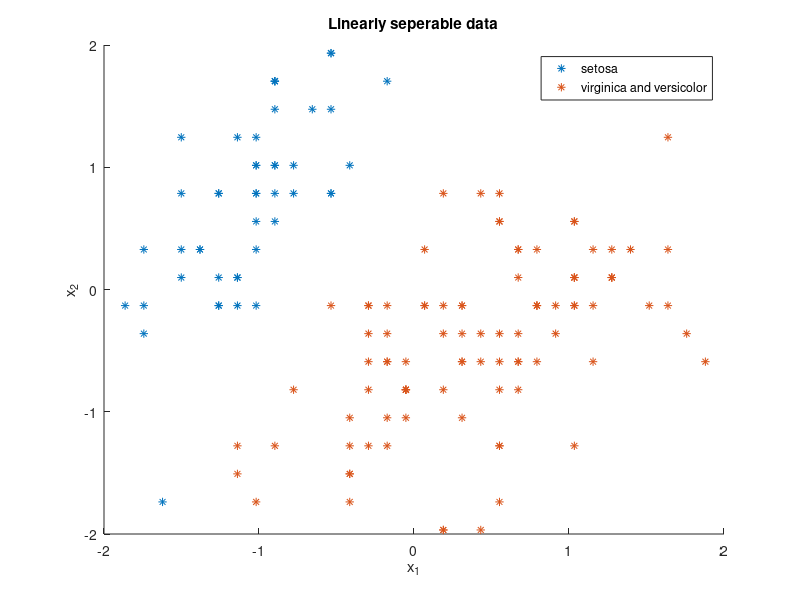

Write MATLAB code to recreate this figure. (Note: this script raises an error after producing the figure.)
%% SVM using Sequential Minimal Optimization (Simplified SMO)

clear all; clc;
load fisheriris
%Zscore Normalization

meas(:,1:end)=zscore(meas(:,1:end));

%% Inputs  & Target of inputs

y = zeros(length(species),1);
for i = 1:length(species)
  %We are clumping versicolor and virginica together.
  if strcmp(species{i,1},'setosa')
    s = 1;
  else 
    s = -1;   
  end
  y(i) = s;
end
iris = [meas y];
iris = iris(randperm(size(iris,1)),:); % Shuffle data around
[N,~] = size(iris);

x = iris(:,1:4);
y = iris(:,5);


%% Plot of Input
figure
hold on
scatter(x(y==1,1),x(y==1,2),'*b')
scatter(x(y==-1,1),x(y==-1,2),'*r')
axis ([-2 2 -2 2])
title('Linearly seperable data')
xlabel('{x_1}'),ylabel('{x_2}')
legend('setosa','virginica and versicolor')
hold off

%% Total number of data points
N = length(meas);

%Regularization parameter, C (optimal) using Cross-Validation techniques
C = 0.5;

%Tolerence
tol = 10e-5;

%Lagrange Multipliers
alpha = zeros(N,1);

%Initialize Bias
bias = 0;

%Sequential Minimal Optimization (SMO) Algorithm

while (1)
    
    changed_alphas=0;
    N=size(y,1);
    fprintf('Possible support vectors: %d',N)
    
    for i=1:N
        Ei=sum(alpha.*y.*k(x,x(i,:),'l'))-y(i);
        if ((Ei*y(i) < -tol) && alpha(i) < C) || (Ei*y(i) > tol && (alpha(i) > 0))
            
            for j=[1:i-1,i+1:N]
                Ej=sum(alpha.*y.*K(x,x(j,:),'l'))-y(j);
                  alpha_iold=alpha(i);
                  alpha_jold=alpha(j);
                  if y(i)~=y(j)
                      L=max(0,alpha(j)-alpha(i));
                      H=min(C,C+alpha(j)-alpha(i));
                  else 
                      L=max(0,alpha(i)+alpha(j)-C);
                      H=min(C,alpha(i)+alpha(j));
                  end
                  if (L==H)
                      continue
                  end
                  
                  eta = 2*K(x(j,:),x(i,:),'l')-K(x(i,:),x(i,:),'l')-K(x(j,:),x(j,:),'l');
                  
                  if eta>=0
                      continue
                  end
                  
                  alpha(j)=alpha(j)-( y(j)*(Ei-Ej) )/eta;
                  
                  if alpha(j) > H
                      alpha(j) = H;
                  elseif alpha(j) < L
                      alpha(j) = L;
                  end
                  if norm(alpha(j)-alpha_jold) < tol
                      continue
                  end
                  
                  alpha(i)=alpha(i) + y(i)*y(j)*(alpha_jold-alpha(j));
                  
                  b1 = bias - Ei - y(i)*(alpha(i)-alpha_iold)*K(x(i,:),x(i,:),'l')...
                      -y(j)*(alpha(j)-alpha_jold)*K(x(i,:),x(j,:),'l');
                  
                  b2 = bias - Ej - y(i)*(alpha(i)-alpha_iold)*K(x(i,:),x(j,:),'l')...
                      -y(j)*(alpha(j)-alpha_jold)*K(x(j,:),x(j,:),'l');
           
                  if 0<alpha(i)<C
                      bias=b1;
                  elseif 0<alpha(j)<C
                      bias=b2;
                  else
                      bias=(b1+b2)/2;
                  end
                  
                  changed_alphas=changed_alphas+1;
            end
        end
    end
    
    if changed_alphas==0
        break
    end
    
    x=x((find(alpha~=0)),:);
    y=y((find(alpha~=0)),:);
    alpha=alpha((find(alpha~=0)),:);
end

% Possible support vectors: 400
% Possible support vectors: 155
% Possible support vectors: 152
% Possible support vectors: 151
% Possible support vectors: 150
% Possible support vectors: 149
% Possible support vectors: 148
% Possible support vectors: 148
% Possible support vectors: 148
% Possible support vectors: 148
% Possible support vectors: 148


%Weights

W = sum(alpha.*y.*x)
%W =
%    1.7584   -1.6904

%Bias

bias = mean( y - x*W')
%bias = -0.2096

%Support Vectors

fprintf('Number of support Vectors : %d',N)
%Number of support Vectors : 148

Xsupport=x;Ysupport=y;

%Accuracy and F-measure

x=meas(:,1:end-1);y=meas(:,end);
fx=sign(W*x'+bias)';
[~, Accuracy, F_measure ] = confusionMatrix( y,fx )
%Accuracy = 0.9375
%F_measure = 0.9367


%Plotting the Decision Boundry

figure
hold on
scatter(x(y==1,1),x(y==1,2),'.b')
scatter(x(y==-1,1),x(y==-1,2),'.r')
scatter(Xsupport(Ysupport==1,1),Xsupport(Ysupport==1,2),'b')
scatter(Xsupport(Ysupport==-1,1),Xsupport(Ysupport==-1,2),'r')
syms x1 x2
fn=vpa((-bias-W(1)*x1)/W(2),6);
fn1=vpa((-1-bias-W(1)*x1)/W(2),6);
fn2=vpa((1-bias-W(1)*x1)/W(2),6);
fplot(fn,'Linewidth',2);
fplot(fn1,'Linewidth',1);
fplot(fn2,'Linewidth',1);
axis ([-2 2 -2 2])
title('Classification using SVM (Linear Kernel & SMO)')
xlabel('{x_1}'),ylabel('{x_2}')
legend('Positive class','Negative class')
hold off


% Reference: http://cs229.stanford.edu/materials/smo.pdf